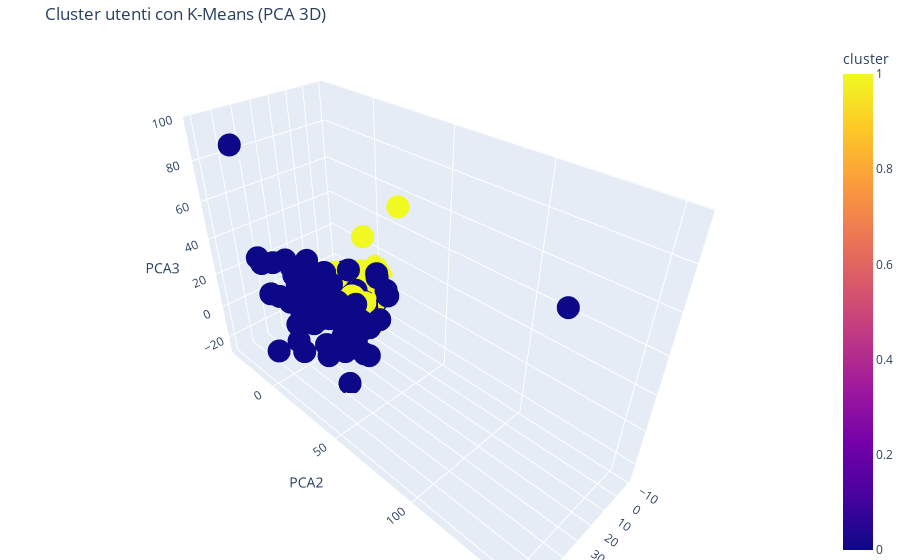

Write notebook code for a chart like this one.
### Code cell
import plotly.express as px


fig = px.scatter_3d(
    user,
    x='PCA1',
    y='PCA2',
    z='PCA3',
    color='cluster',
    title='Cluster utenti con K-Means (PCA 3D)',
    labels={'PCA1': 'PCA1', 'PCA2': 'PCA2', 'PCA3': 'PCA3'}
)

fig.update_layout(
    margin=dict(l=0, r=0, b=0, t=40),
    legend_title_text='Cluster'
)

fig.show()

### Figure 1 — Plotly figure (JSON) as saved in the notebook; plotly's stock layout.template omitted (floating-point values rounded to 4 significant figures; data arrays with more than 128 entries replaced by an {"elided": "..."} marker saying what was removed)
{"data": [{"hovertemplate": "PCA1=%{x}<br>PCA2=%{y}<br>PCA3=%{z}<br>cluster=%{marker.color}<extra></extra>", "legendgroup": "", "marker": {"color": {"elided": "943 int values"}, "coloraxis": "coloraxis", "symbol": "circle"}, "mode": "markers", "name": "", "scene": "scene", "showlegend": false, "type": "scatter3d", "x": {"elided": "943 float values"}, "y": {"elided": "943 float values"}, "z": {"elided": "943 float values"}}], "layout": {"coloraxis": {"colorbar": {"title": {"text": "cluster"}}, "colorscale": [[0, "#0d0887"], [0.1111, "#46039f"], [0.2222, "#7201a8"], [0.3333, "#9c179e"], [0.4444, "#bd3786"], [0.5556, "#d8576b"], [0.6667, "#ed7953"], [0.7778, "#fb9f3a"], [0.8889, "#fdca26"], [1, "#f0f921"]]}, "legend": {"title": {"text": "Cluster"}, "tracegroupgap": 0}, "margin": {"b": 0, "l": 0, "r": 0, "t": 40}, "scene": {"domain": {"x": [0, 1], "y": [0, 1]}, "xaxis": {"title": {"text": "PCA1"}}, "yaxis": {"title": {"text": "PCA2"}}, "zaxis": {"title": {"text": "PCA3"}}}, "title": {"text": "Cluster utenti con K-Means (PCA 3D)"}}}
